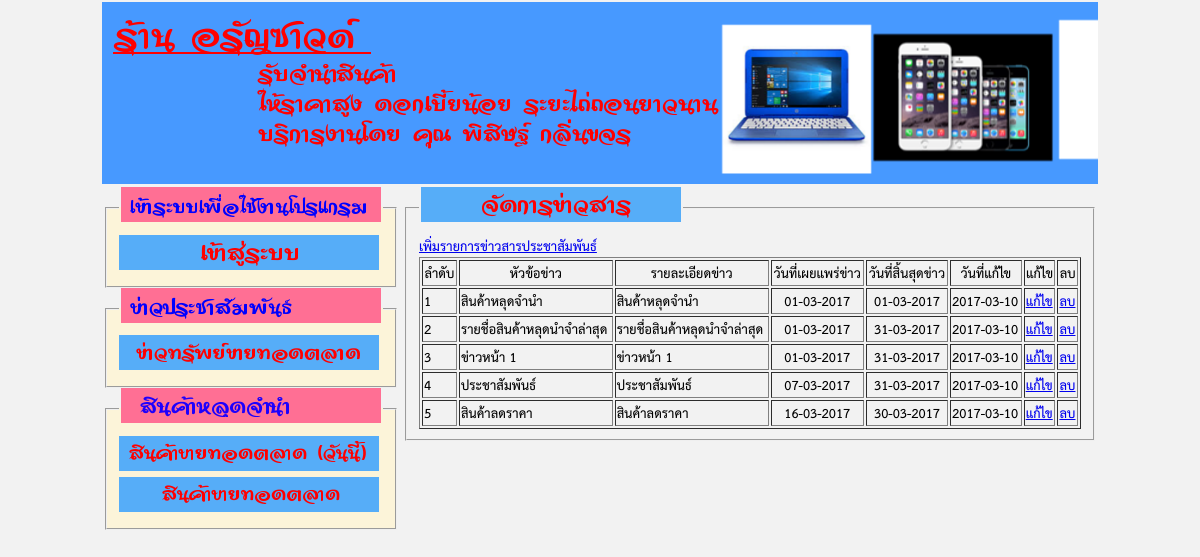
Screenshot of /admin/news-list.php with the database file from the repository.
### tables this page shows
CREATE TABLE `news` (
  `news_id` int(11) NOT NULL,
  `news_title` varchar(255) NOT NULL,
  `news_desc` text NOT NULL,
  `news_date_start` date NOT NULL,
  `news_date_end` date NOT NULL,
  `create_date` date NOT NULL,
  `create_by` int(11) NOT NULL
);

### admin/news-list.php (the view)
<?php include '../include/inc_header.php'; ?>
<?php
include '../database/connect.php';
$sql = "SELECT `news_id`, `news_title`, `news_desc`, ";
$sql .= " DATE_FORMAT(news_date_start,'%d-%m-%Y') news_date_start, DATE_FORMAT(news_date_end,'%d-%m-%Y') news_date_end, ";
$sql .= "  `create_date`, `create_by`";
$sql .= " FROM `news` ORDER BY news_date_start";
$query = mysqli_query($conn, $sql) or die(mysqli_error($conn));
?>
<fieldset>
    <legend><img src="../images/menus/crud-news.png"/></legend>
    <a href="news-form.php">เพิ่มรายการข่าวสารประชาสัมพันธ์</a>
    <table border="1" width="100%">
        <thead>
            <tr>
                <th>ลำดับ</th>
                <th>หัวข้อข่าว</th>
                <th>รายละเอียดข่าว</th>
                <th>วันที่เผยแพร่ข่าว</th>
                <th>วันที่สิ้นสุดข่าว</th>
                <th>วันที่แก้ไข</th>
                <th>แก้ไข</th>
                <th>ลบ</th>
            </tr>
        </thead>
        <tbody>
            <?php
            $auto = 1;
            while ($row = mysqli_fetch_array($query)) {
                $news_id = $row['news_id'];
                ?>
                <tr>
                    <td><?= $auto ?></td>
                    <td><?= $row['news_title'] ?></td>
                    <td><?= $row['news_desc'] ?></td>
                    <td align="center"><?= $row['news_date_start'] ?></td>
                    <td align="center"><?= $row['news_date_end'] ?></td>
                    <td><?= $row['create_date'] ?></td>
                    <td><a href="news-form.php?id=<?=$news_id?>">แก้ไข</a></td>
                    <td><a href="news-delete.php?id=<?=$news_id?>" onclick="return confirm('ยืนยันการลบข้อมูลนี้ ตกลง || ยกเลิก')">ลบ</a></td>
                </tr>
                <?php
                $auto++;
            }
            ?>
        </tbody>
    </table>
</fieldset>
<?php include '../include/inc_footer.php'; ?>

### css/pawn-style.css (style rules this page uses)
body * { font-family: THSarabun; }
legend { font-size: 24px; font-weight:bold; }
fieldset *:not(legend) { font-size: 19px; }

### rows the page displays
news: news_title "สินค้าหลุดจำนำ", news_desc "สินค้าหลุดจำนำ", news_date_start "01-03-2017", news_date_end "01-03-2017", create_date "2017-03-10"
news: news_title "รายชื่อสินค้าหลุดนำจำล่าสุด", news_desc "รายชื่อสินค้าหลุดนำจำล่าสุด", news_date_start "01-03-2017", news_date_end "31-03-2017", create_date "2017-03-10"
news: news_title "ข่าวหน้า 1", news_desc "ข่าวหน้า 1", news_date_start "01-03-2017", news_date_end "31-03-2017", create_date "2017-03-10"
news: news_title "ประชาสัมพันธ์", news_desc "ประชาสัมพันธ์", news_date_start "07-03-2017", news_date_end "31-03-2017", create_date "2017-03-10"
news: news_title "สินค้าลดราคา", news_desc "สินค้าลดราคา", news_date_start "16-03-2017", news_date_end "30-03-2017", create_date "2017-03-10"
